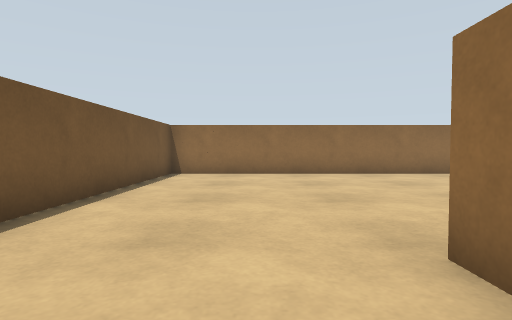
[1] (above)

13 first-person views from a walk through a world built for the Gazebo simulator. The camera is 0.2 m above the floor, tilts 2° down and sees 80° across. The floor is counted in squares, 0.25 m on a side. Each view is taken from the middle of a square. On the plan, view 1 faces up. The plan holds only what a view shows up to about 11 squares ahead; the rest is blank. The place goes on beyond the plan.

[2]
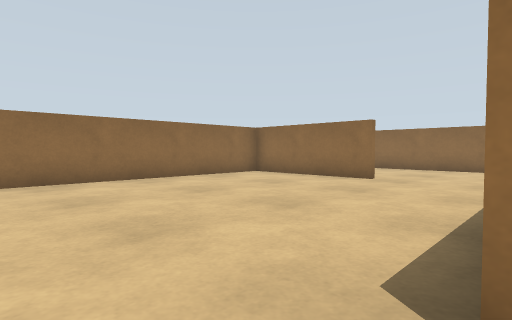

[3]
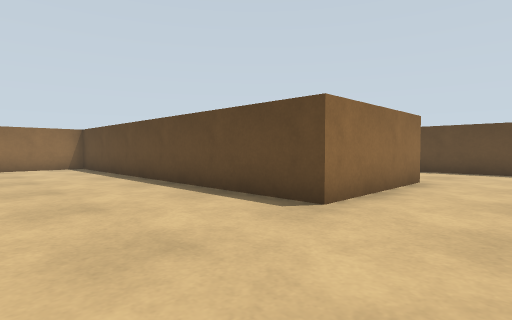

[4]
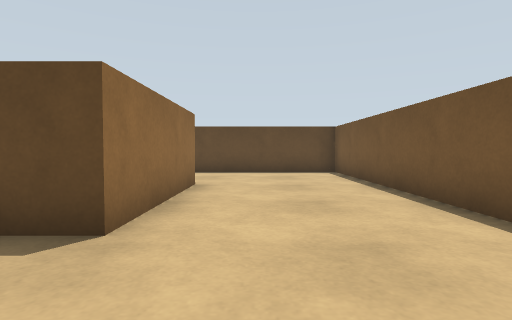

[5]
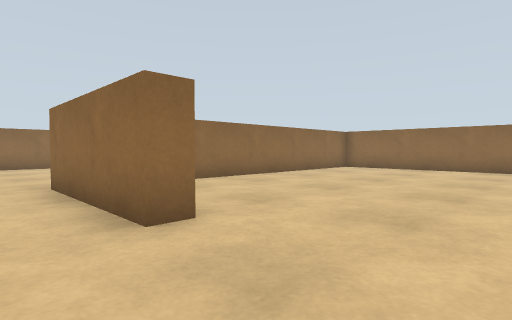

[6]
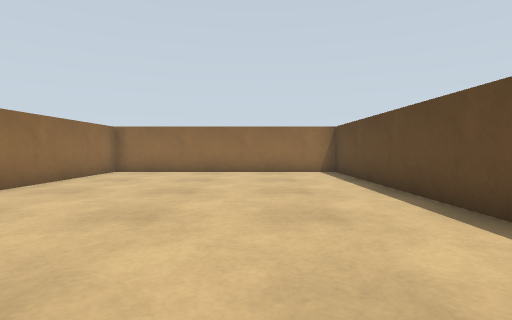

[7]
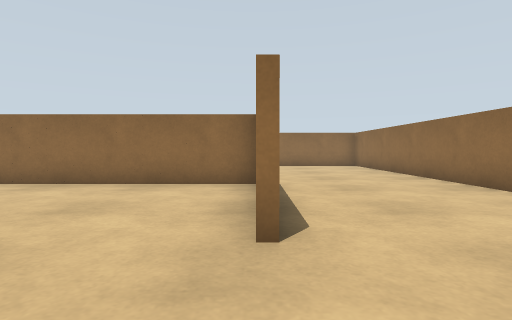

[8]
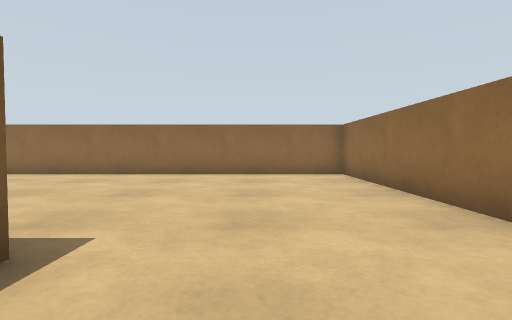

[9]
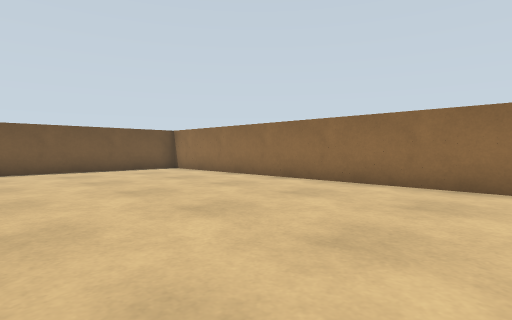

[10]
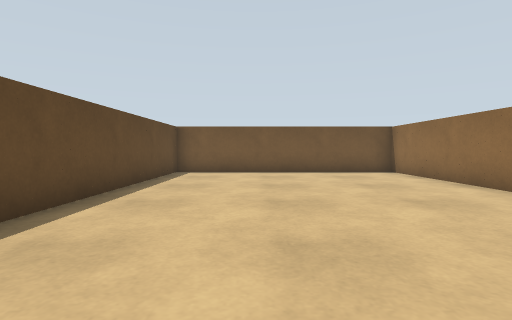

[11]
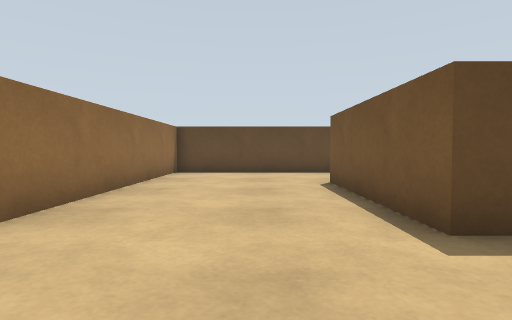

[12]
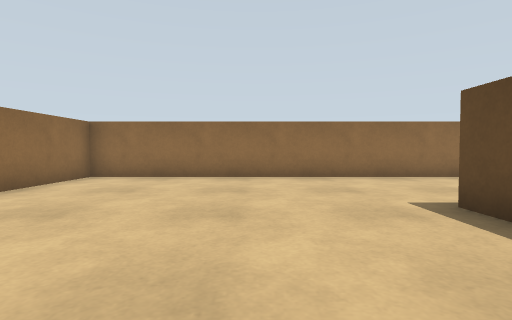

[13]
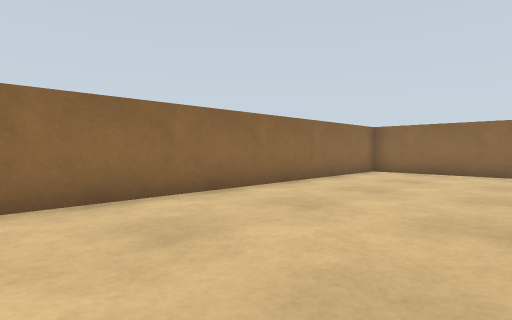

### Floor plan
Ten units are one square. View 1 is at (0, 0); x grows to the right and y downward. Boxes are objects, and circles mark ways between rooms. Rooms are numbered by the first view taken in them; rooms with no view inside come last. Other rooms are left out.
<svg viewBox="-33 -183 166 246">
<path fill="none" stroke="#000" d="M-28 -18 -28 58 16 58M14 20 14 -22 76 -22M80 -55 80 -96M80 -100 -28 -100 -28 -32M52 58 128 58 128 -20 46 -20M21 20 14 20M16 58 26 58M72 -102 82 -102 82 -55M76 -22 128 -22 128 -178 -28 -178 -28 -102 48 -102"/>
<circle cx="20" cy="35" r="3" fill="#2a7"/>
<circle cx="80" cy="-40" r="3" fill="#2a7"/>
<text x="20" y="-40">1</text>
<text x="70" y="20">2</text>
<text x="60" y="-120">3</text>
</svg>
Room 1 opens to room 2. Room 1 opens to room 3.

Where each view was taken, in squares from view 1:
view 1: 0 up, 0 right, facing up
view 2: 2 up, 0 right, facing up-right
view 3: 6 up, 1 left, facing down-right
view 4: 5 up, 0 right, facing down
view 5: 5 down, 0 right, facing up-right
view 6: 3 down, 2 right, facing right
view 7: 3 up, 8 right, facing up
view 8: 8 up, 10 right, facing up
view 9: 11 up, 9 right, facing up-left
view 10: 13 up, 8 right, facing left
view 11: 13 up, 10 right, facing down
view 12: 13 up, 4 right, facing right
view 13: 13 up, 2 right, facing up-right
